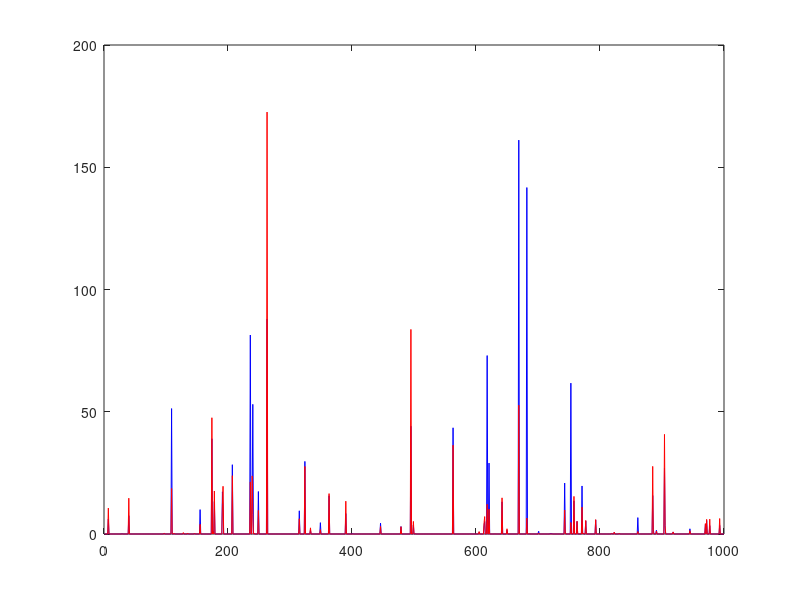

Write the MATLAB code that produced this figure.
%************** MB *************
% creates the precipitation and measurements ts

k=0.01;
N = 1000;

truePrecip = gamrnd(k,1/k,N,1);
% noise = truePrecip .* (2*betarnd(1,1,N,1) - 1);
measuredPrecip = truePrecip .* betarnd(1,1,N,1) * 2;
%measuredPrecip = truePrecip ;
figure; plot(truePrecip,'-b'); hold on; plot(measuredPrecip,'-r');